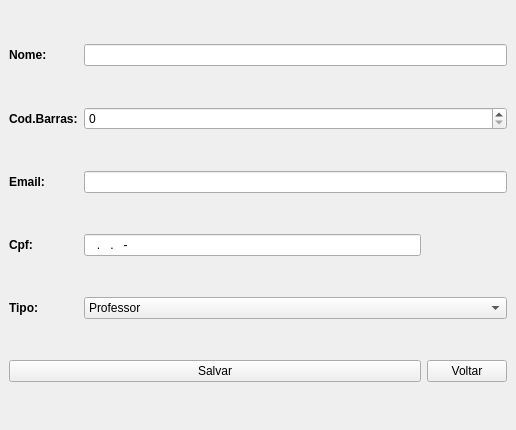
<?xml version="1.0" encoding="UTF-8"?>
<ui version="4.0">
 <class>Cadast_user</class>
 <widget class="QMainWindow" name="Cadast_user">
  <property name="geometry">
   <rect>
    <x>0</x>
    <y>0</y>
    <width>516</width>
    <height>430</height>
   </rect>
  </property>
  <property name="windowTitle">
   <string>Cadastro Usuários</string>
  </property>
  <property name="windowIcon">
   <iconset resource="logo.qrc">
    <normaloff>:/icon/ufpel.png</normaloff>:/icon/ufpel.png</iconset>
  </property>
  <widget class="QWidget" name="centralwidget">
   <layout class="QGridLayout" name="gridLayout">
    <item row="0" column="0">
     <widget class="QLabel" name="label">
      <property name="font">
       <font>
        <weight>75</weight>
        <bold>true</bold>
       </font>
      </property>
      <property name="text">
       <string>Nome:</string>
      </property>
     </widget>
    </item>
    <item row="1" column="0">
     <widget class="QLabel" name="label_2">
      <property name="font">
       <font>
        <weight>75</weight>
        <bold>true</bold>
       </font>
      </property>
      <property name="text">
       <string>Cod.Barras:</string>
      </property>
     </widget>
    </item>
    <item row="2" column="0">
     <widget class="QLabel" name="label_3">
      <property name="font">
       <font>
        <weight>75</weight>
        <bold>true</bold>
       </font>
      </property>
      <property name="text">
       <string>Email:</string>
      </property>
     </widget>
    </item>
    <item row="3" column="0">
     <widget class="QLabel" name="label_4">
      <property name="font">
       <font>
        <weight>75</weight>
        <bold>true</bold>
       </font>
      </property>
      <property name="text">
       <string>Cpf:</string>
      </property>
     </widget>
    </item>
    <item row="4" column="0">
     <widget class="QLabel" name="label_5">
      <property name="font">
       <font>
        <weight>75</weight>
        <bold>true</bold>
       </font>
      </property>
      <property name="text">
       <string>Tipo:</string>
      </property>
     </widget>
    </item>
    <item row="5" column="2">
     <widget class="QPushButton" name="pushButton_2">
      <property name="text">
       <string>Voltar</string>
      </property>
     </widget>
    </item>
    <item row="5" column="0" colspan="2">
     <widget class="QPushButton" name="pushButton">
      <property name="text">
       <string>Salvar</string>
      </property>
     </widget>
    </item>
    <item row="0" column="1" colspan="2">
     <widget class="QLineEdit" name="lineEdit"/>
    </item>
    <item row="1" column="1" colspan="2">
     <widget class="QSpinBox" name="spinBox">
      <property name="maximum">
       <number>999999999</number>
      </property>
     </widget>
    </item>
    <item row="2" column="1" colspan="2">
     <widget class="QLineEdit" name="lineEdit_3"/>
    </item>
    <item row="4" column="1" colspan="2">
     <widget class="QComboBox" name="comboBox">
      <item>
       <property name="text">
        <string>Professor</string>
       </property>
      </item>
      <item>
       <property name="text">
        <string>Aluno</string>
       </property>
      </item>
      <item>
       <property name="text">
        <string>Servidor</string>
       </property>
      </item>
     </widget>
    </item>
    <item row="3" column="1">
     <widget class="QLineEdit" name="lineEdit_4">
      <property name="inputMask">
       <string>nnn.nnn.nnn-nn ; </string>
      </property>
     </widget>
    </item>
   </layout>
  </widget>
 </widget>
 <resources>
  <include location="logo.qrc"/>
 </resources>
 <connections/>
</ui>
